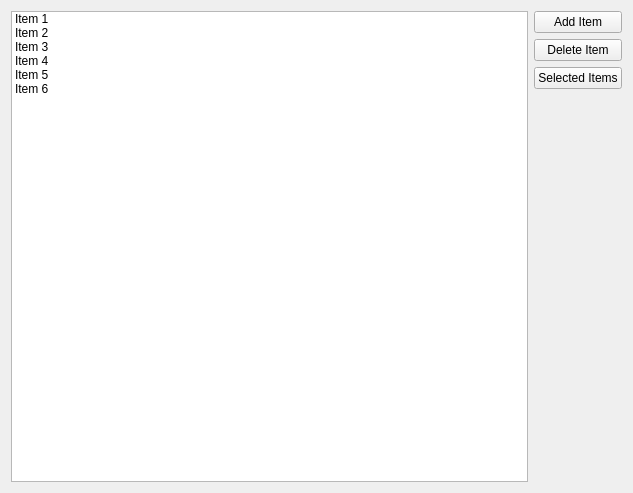
<?xml version="1.0" encoding="UTF-8"?>
<ui version="4.0">
 <class>Widget</class>
 <widget class="QWidget" name="Widget">
  <property name="geometry">
   <rect>
    <x>0</x>
    <y>0</y>
    <width>633</width>
    <height>493</height>
   </rect>
  </property>
  <property name="windowTitle">
   <string>Widget</string>
  </property>
  <layout class="QHBoxLayout" name="horizontalLayout">
   <item>
    <widget class="QListWidget" name="listWidget">
     <item>
      <property name="text">
       <string>Item 1</string>
      </property>
     </item>
     <item>
      <property name="text">
       <string>Item 2</string>
      </property>
     </item>
     <item>
      <property name="text">
       <string>Item 3</string>
      </property>
     </item>
     <item>
      <property name="text">
       <string>Item 4</string>
      </property>
     </item>
     <item>
      <property name="text">
       <string>Item 5</string>
      </property>
     </item>
     <item>
      <property name="text">
       <string>Item 6</string>
      </property>
     </item>
    </widget>
   </item>
   <item>
    <layout class="QVBoxLayout" name="verticalLayout">
     <item>
      <widget class="QPushButton" name="addItemsButton">
       <property name="text">
        <string>Add Item</string>
       </property>
      </widget>
     </item>
     <item>
      <widget class="QPushButton" name="deleteItemsButton">
       <property name="text">
        <string>Delete Item</string>
       </property>
      </widget>
     </item>
     <item>
      <widget class="QPushButton" name="selectedItemButton">
       <property name="text">
        <string>Selected Items</string>
       </property>
      </widget>
     </item>
     <item>
      <spacer name="verticalSpacer">
       <property name="orientation">
        <enum>Qt::Vertical</enum>
       </property>
       <property name="sizeHint" stdset="0">
        <size>
         <width>20</width>
         <height>40</height>
        </size>
       </property>
      </spacer>
     </item>
    </layout>
   </item>
  </layout>
 </widget>
 <resources/>
 <connections/>
</ui>
